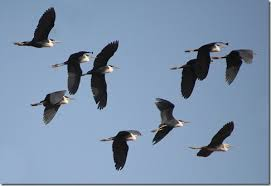
%> input picture Bird Counting/bird_1.jpg, 271 x 186 px
$ octave main.m   (GNU Octave 9; MATLAB toolbox functions it lacks are replaced by stand-ins)
%> lines starting %> are read from the running program, lines starting %| are printed output that depends on the picture; in (x1, y1, x2, y2) boxes, pixels count from 0 and x2, y2 are one past the last pixel; in counts of white or black regions, pixels touching at a corner belong together; the program's own positions count from 1
### Bird Counting/toGrayI.m

function outputImage = toGrayI(inputImage)
    if(size(inputImage,3) == 3)
        outputImage = rgb2gray(inputImage);
    else
        outputImage = inputImage;
    end
end

### Bird Counting/kMeansClustering.m
function [th] = kMeansClustering(inputImage)
%KMEANCLAS Summary of this function goes here
% firstly set to initialize th value
% continue finding th until  th values same

th = 50;
isSame = 0;
mean_f = 0;
mean_b = 0;

row = size(inputImage,1);
col = size(inputImage,2);

while(isSame < 10)
    countRb = 0;
    countRf = 0;
    totalRb = 0;
    totalRf = 0;
    for r=1 : row
        for c=1 : col
            if inputImage(r,c) >= th
                countRf = countRf + 1;
                totalRf = totalRf + int64(inputImage(r,c));
            elseif inputImage(r,c) < th
                countRb = countRb + 1;
                totalRb = totalRb + int64(inputImage(r,c));
            end
        end
    end
    mean_f = totalRf / countRf;
    mean_b = totalRb / countRb;
    newTh = (mean_f + mean_b ) / 2;

    if(newTh == th)
        isSame = isSame + 1;
    else
        if isSame ~= 0
        isSame = 0;
        end
        th = newTh;
    end
 end
end

### Bird Counting/applyThValue.m
function [tempImage] = applyThValue(inputImage, th)
% appied th value to image
% forgorunc color is 1 , background color is 0

row = size(inputImage,1);
col = size(inputImage,2);

tempImage = zeros(row , col);
thMin = th - 50;
thMax = th + 50;

if( th  > 150 )
     for r=1 : row
           for c=1 : col
               if inputImage(r,c) >= thMax
                 tempImage(r,c) = 0;
              elseif thMin <= inputImage(r,c) % &&
                 tempImage(r,c) = 1;
               else
                   tempImage(r,c) = 0;
               end

           end
     end
else
     for r=1 : row
       for c=1 : col
           if inputImage(r,c) > th
             tempImage(r,c) = 0;
          elseif thMin <= inputImage(r,c) % &&
             tempImage(r,c) = 1;
           else
               tempImage(r,c) = 1;
           end

       end
    end
end
end

### Bird Counting/toConnectivity8.m
function [connectivity] = toConnectivity8(inputImage)
%Every pixel visit one by one according to 8 - neigbhour

    connectivity = {};
    k =1;
    row = size(inputImage,1);
    col = size(inputImage,2);
    for r =1: row
        for c=1 : col
            if(inputImage(r, c) == 1)
                   set(0,'RecursionLimit',50000);
                   [inputImage, pList] = visitConnected(inputImage, r, c);
                   [pRow,pCol] = size(pList);
                   if(pRow ~= 0)
                       connectivity{1,k} = pList;
                       k = k +1;
                   end


            end
        end
    end
end


% [52 lines left out: functions visitConnected, catArrays, isReachedToEdgeOfImage, not called in this run]

### Bird Counting/main.m

%% Read Input Image
% Read orjinal image and set on orjinalImage variable
orjinalImage = imread("bird_1.jpg");
%> orjinalImage is the input picture: size 186x271x3 uint8; mean R, G, B 124.7, 145.7, 171.3

%show orjinal image
figure, imshow(orjinalImage), ...
    title('orjinal image');

%% Gray Scale Image
% Convert to gray scale image
grayImage = toGrayI (orjinalImage);
%> in toGrayI, `outputImage = rgb2gray(inputImage);`:
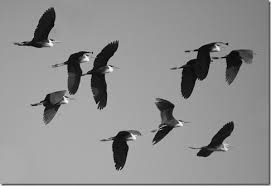
%> outputImage: size 186x271 uint8; min 1, max 252, mean 142.4

%show gray scale image
figure, imshow(grayImage), ...
    title('gray image');

%% K-Mean Clustering
% Find best threshold value
th = kMeansClustering(grayImage);
%> the loop in kMeansClustering, `while(isSame < 10)` made 14 passes
%> (mean_f, mean_b, newTh, th) on passes 1 to 4: (153, 25, 89, 89), (156, 38, 97, 97), (156, 40, 98, 98), (156, 41, 99, 99)
%> (mean_f, mean_b, newTh) on passes 5 to 10: (156, 41, 99), (156, 41, 99), (156, 41, 99), (156, 41, 99), (156, 41, 99), (156, 41, 99)
%> after the loop in kMeansClustering, `while(isSame < 10)`: isSame = 10
%> th = 99

% Apply threshold value for select background and foreground color
appliedThImage = applyThValue(grayImage,th);
%> in applyThValue, `thMin = th - 50;`: thMin = 49
%> in applyThValue, `thMax = th + 50;`: thMax = 149
%> after the loop in applyThValue, `for r=1 : row`:
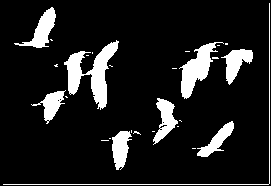
%> tempImage: size 186x271 double; values 0 (black) and 1 (white), 12.1% white; 28 white regions (19 under 20 px), largest, box (x1, y1, x2, y2) and area: (64, 40, 119, 110) 1453, (179, 42, 224, 99) 969, (14, 7, 56, 48) 615

%% Connected-8 region
% count connected region by 8
countBy8Connected = toConnectivity8(appliedThImage);
%> the run ends on the next line

$ run again, with Bird Counting/bird_2.jpg copied over Bird Counting/bird_1.jpg
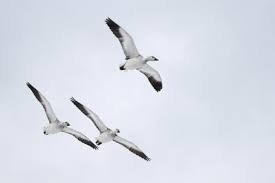
%> input picture Bird Counting/bird_2.jpg, 275 x 183 px
%> orjinalImage is the input picture: size 183x275x3 uint8; mean R, G, B 217.8, 221.9, 232.7
%> the loop in kMeansClustering, `while(isSame < 10)` made 14 passes
%> (mean_f, mean_b, newTh, th) on passes 1 to 4: (223, 33, 128, 128), (225, 67, 146, 146), (225, 78, 152, 152), (225, 82, 154, 154)
%> after the loop in kMeansClustering, `while(isSame < 10)`: isSame = 10
%> `th = kMeansClustering(grayImage);`: th = 154
%> thMin = 104
%> thMax = 204
%> after the loop in applyThValue, `for r=1 : row`:
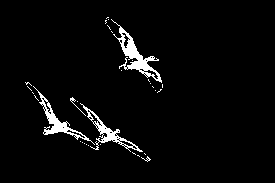
%> tempImage: size 183x275 double; values 0 (black) and 1 (white), 3.6% white; 32 white regions (28 under 20 px), largest, box (x1, y1, x2, y2) and area: (111, 19, 162, 83) 717, (33, 86, 95, 145) 509, (80, 103, 143, 152) 478, (70, 97, 86, 116) 30

$ run again, with Bird Counting/bird_3.bmp saved as Bird Counting/bird_1.jpg
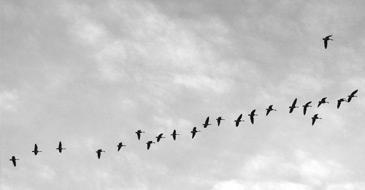
%> input picture Bird Counting/bird_3.bmp, 365 x 190 px
%> orjinalImage is the input picture: size 190x365x3 uint8; min 0, max 255, mean 202.2
%> the loop in kMeansClustering, `while(isSame < 10)` made 14 passes
%> (mean_f, mean_b, newTh, th) on passes 1 to 4: (203, 23, 113, 113), (204, 44, 124, 124), (204, 50, 127, 127), (204, 52, 128, 128)
%> after the loop in kMeansClustering, `while(isSame < 10)`: isSame = 10
%> `th = kMeansClustering(grayImage);`: th = 128
%> thMin = 78
%> thMax = 178
%> after the loop in applyThValue, `for r=1 : row`:
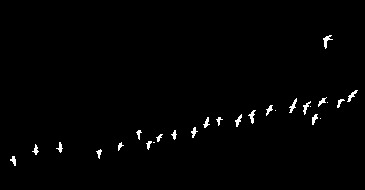
%> tempImage: size 190x365 double; values 0 (black) and 1 (white), 1.1% white in thin lines or dots, all inside (x1, y1, x2, y2) = (10, 35, 358, 166)
%> after the loop in toConnectivity8, `for r =1: row`: connectivity = 27 items; k = 28; pCol = 1; pList = 35 items; pRow = 35
%> countBy8Connected = 27 items
%> in process8ConnectedValue, ``: row = 1; col = 27
%> the loop in process8ConnectedValue, `` made 27 passes
%> avrgConnectedPixelCount = 29.22
%> the loop in process8ConnectedValue, `` made 27 passes
%> in process8ConnectedValue, ``: birdCount = 22
